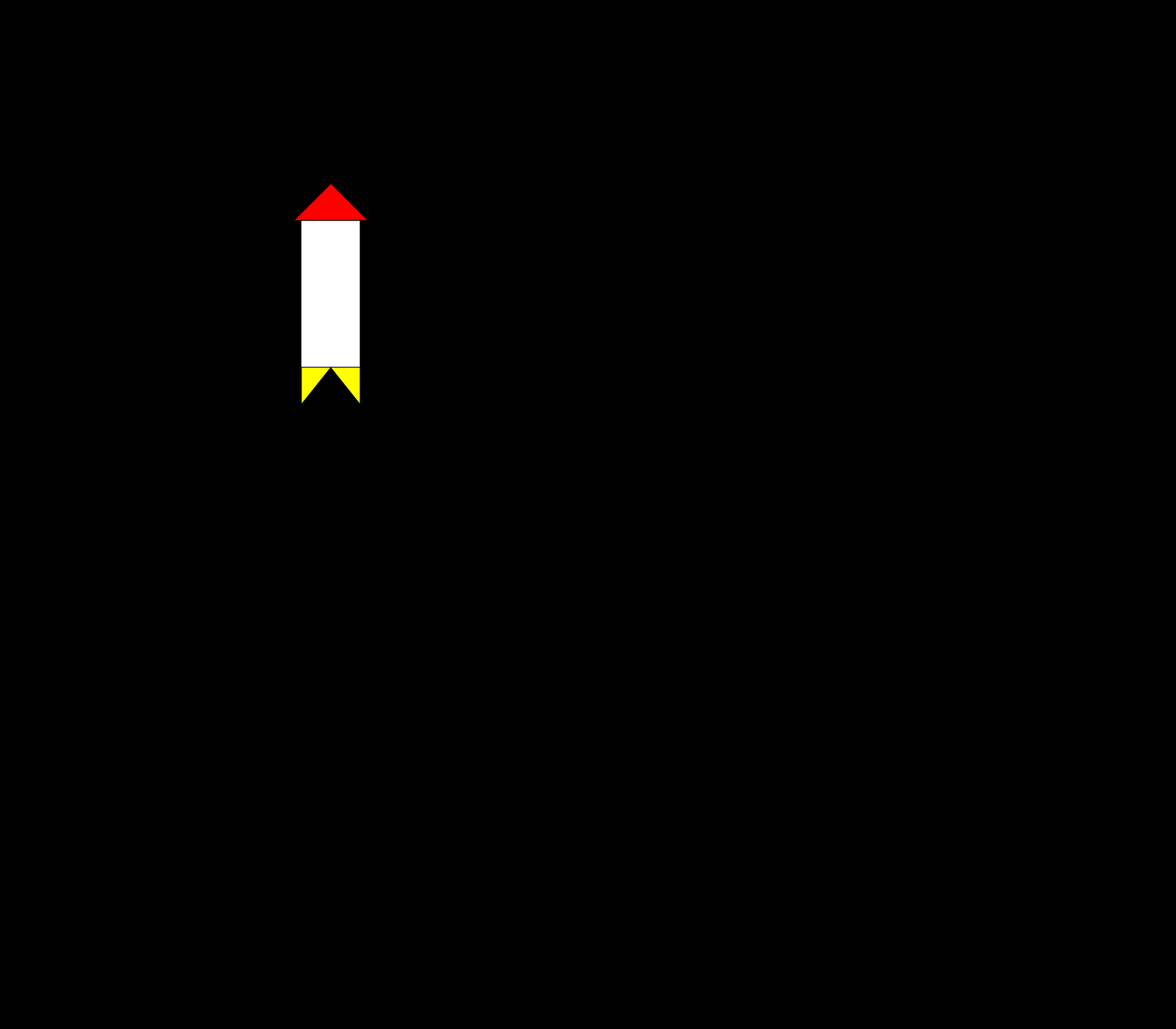
Frame 1 (no input)
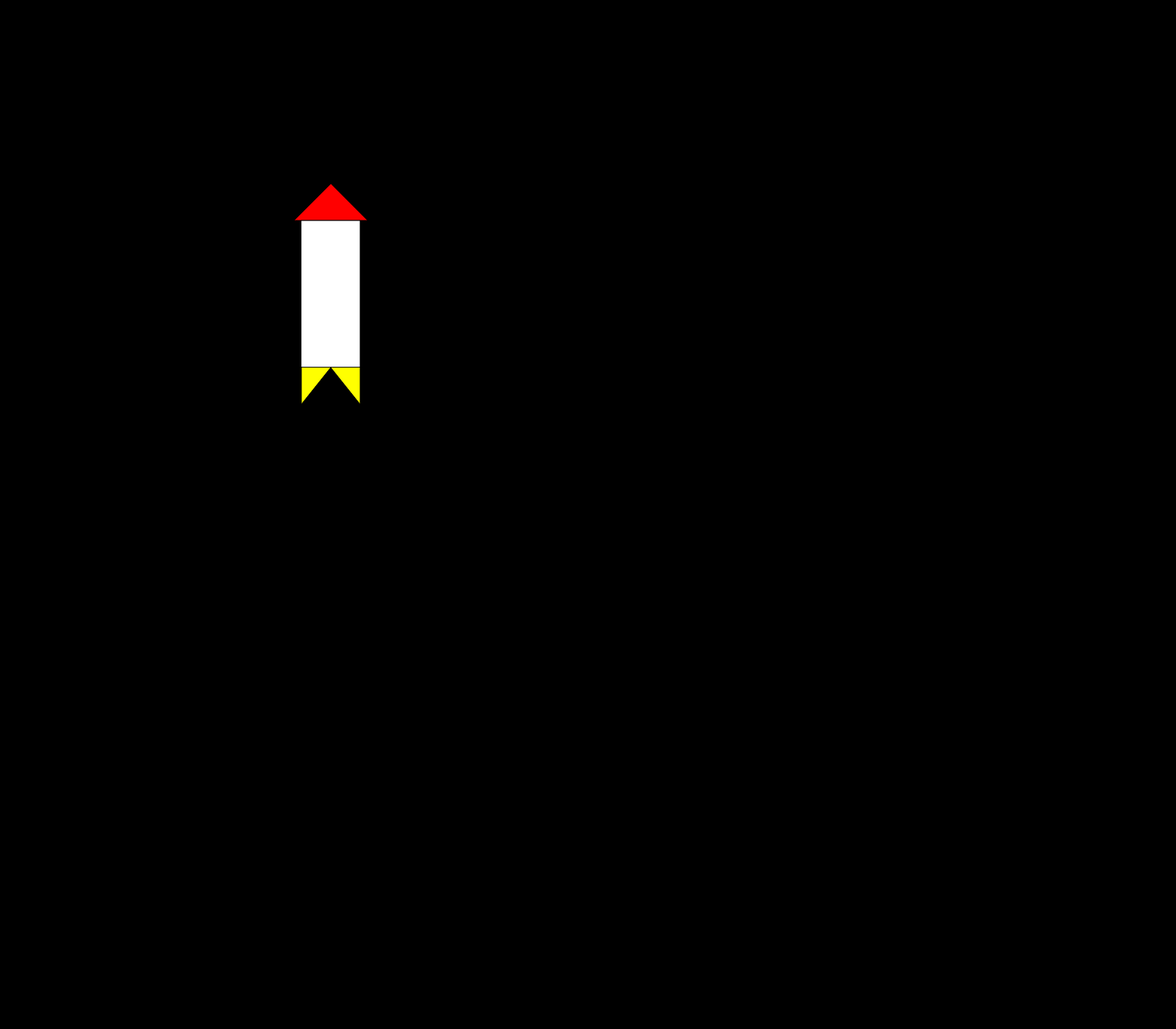
Frame 60 (no input)
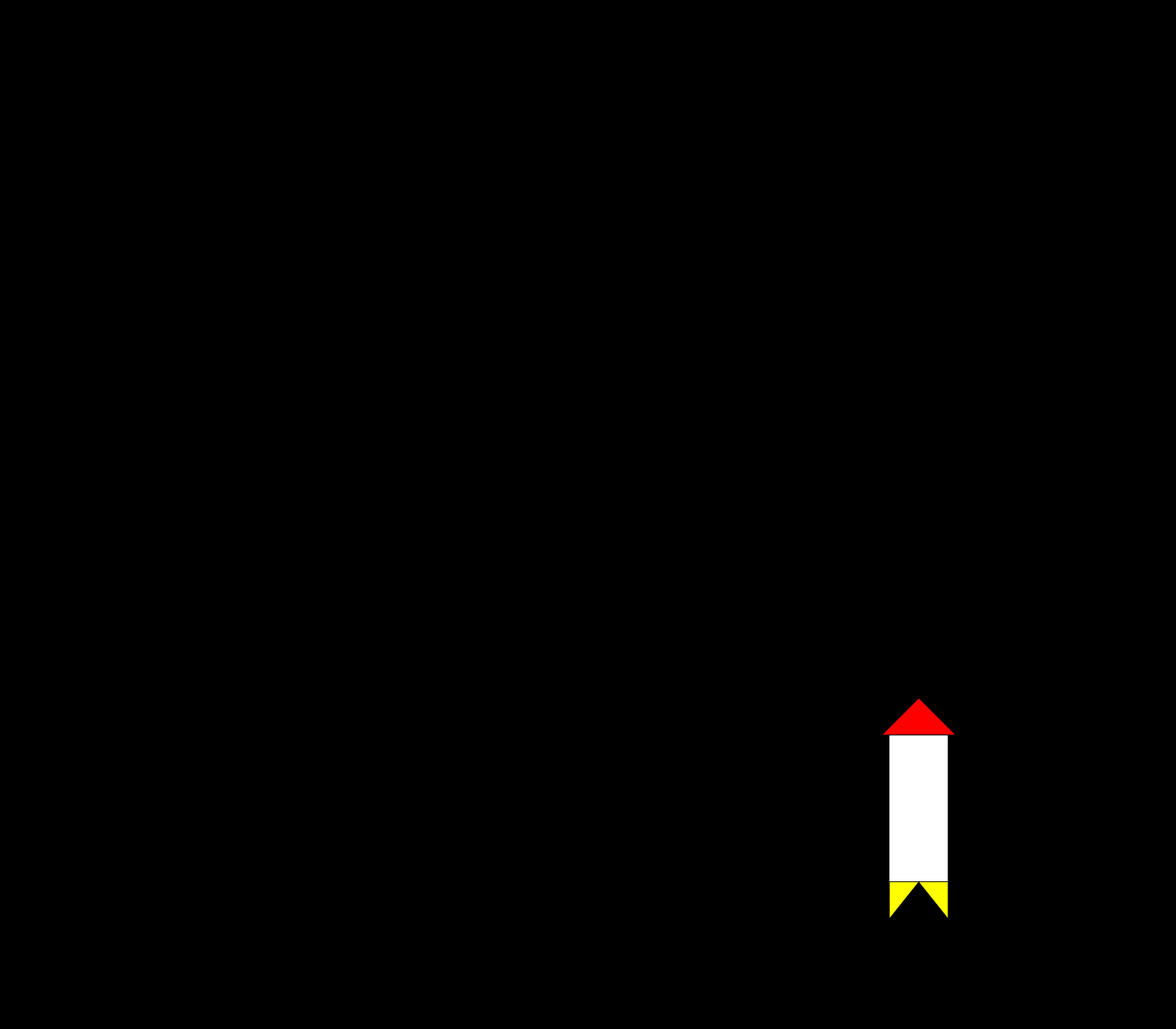
Frame 120 (the mouse pressed at the canvas centre since frame 60)

The p5.js sketch that drew these frames (run headless with seeded random() and noise() and a simulated clock; from frame 60 on, the mouse is pressed at the canvas centre):

// p5.js sketch
// ── sketch.js
// Written by Sean, Driven by Hassan.
function setup() {
  createCanvas(1600, 1400);
  background('black');
    
}

function draw() {
//Draws a red triangle at the specified coordinates
stroke(0);
fill('red');
triangle(mouseX + 450,mouseY + 250,mouseX + 400,mouseY + 300,mouseX + 500,mouseY + 300);
//Draws a white rectangle
fill(255);
rect(mouseX + 410,mouseY + 300, 80, 200)
//Draws yellow triangles at the specified coordinates
fill('yellow');
triangle(mouseX + 410,mouseY + 500,mouseX + 410,mouseY + 550,mouseX + 450,mouseY + 500);
triangle(mouseX + 490,mouseY + 500,mouseX + 490,mouseY + 550,mouseX + 450,mouseY + 500);
}

// try mousePressed function 
function mousePressed() {
      background('black');
}
